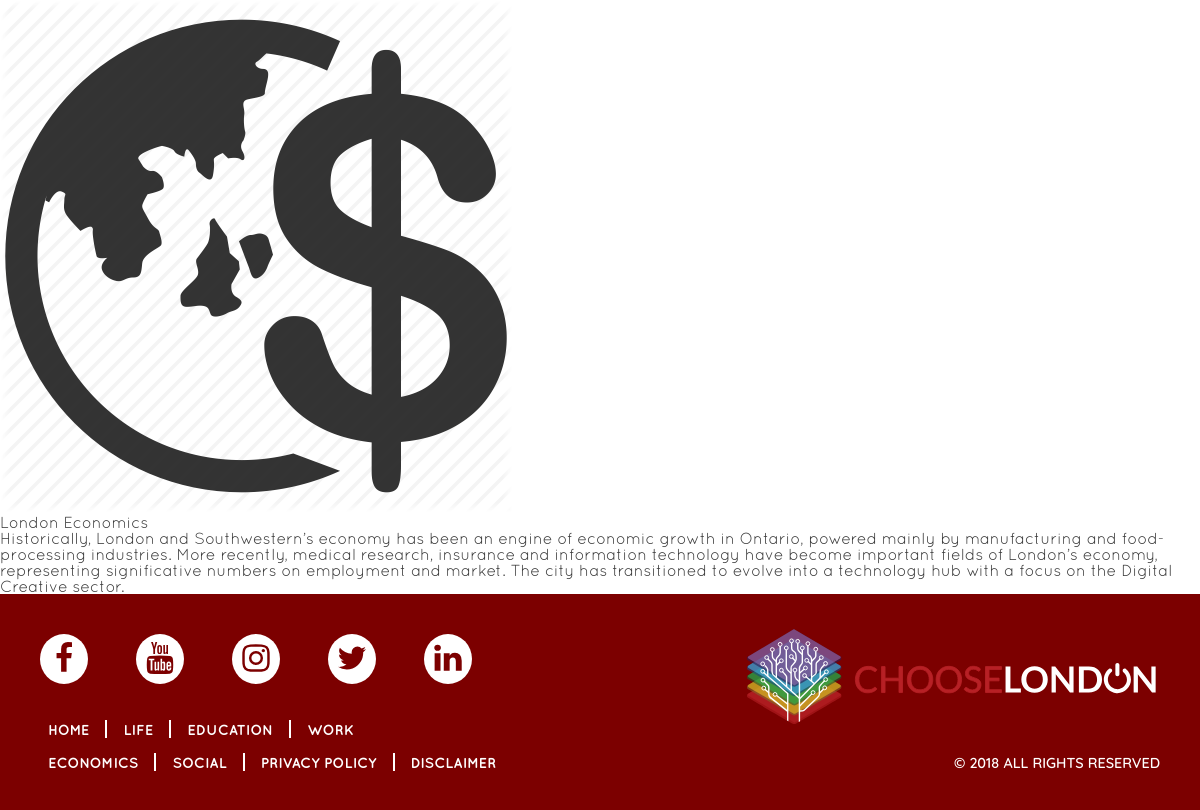
The page /economics.php (lower part) on the database as committed earlier.
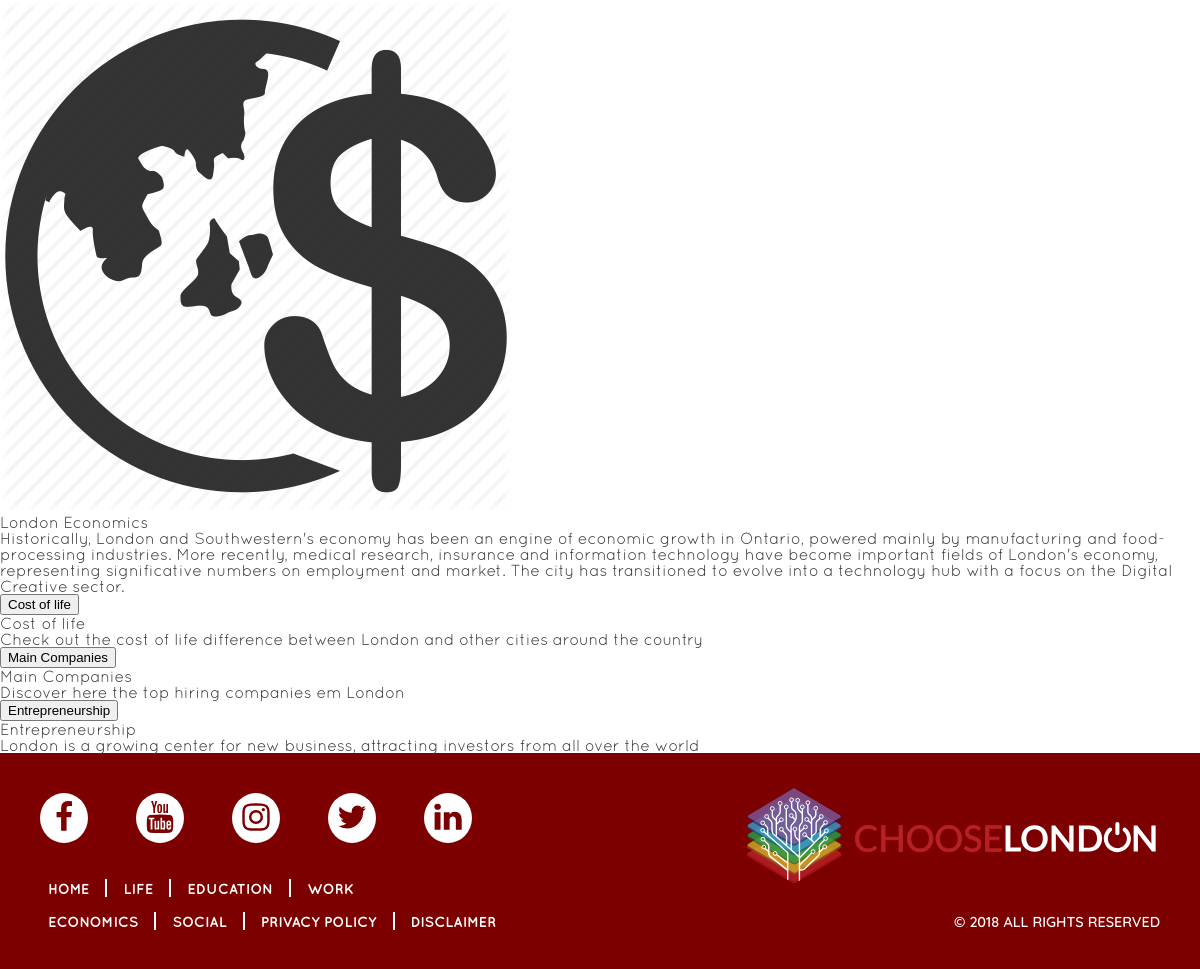
The same page on the database as committed later.
### tables this page shows
CREATE TABLE `section` (
  `id` tinyint(3) unsigned NOT NULL AUTO_INCREMENT,
  `name` varchar(50) NOT NULL,
  `title` varchar(100) NOT NULL,
  `description` text NOT NULL,
  `photo` varchar(200) NOT NULL,
  `icon` varchar(200) NOT NULL,
  PRIMARY KEY (`id`)
);

CREATE TABLE `category` (
  `id` smallint(6) unsigned NOT NULL AUTO_INCREMENT,
  `name` varchar(100) NOT NULL,
  `title` varchar(100) NOT NULL,
  `description` text DEFAULT NULL,
  `short_desc` varchar(255) DEFAULT NULL,
  `banner_photo` varchar(200) DEFAULT NULL,
  `header_photo` varchar(200) DEFAULT NULL,
  PRIMARY KEY (`id`)
);

### includes/read.php (called while the page is built, shortened)
<?php
  function getSectionContent($section) {
    include('connect.php');
    $querySection = "SELECT * FROM section WHERE name = '{$section}'";
    $result = mysqli_query($link, $querySection);
    if($result){
			return $result;
		}else{
			$error = "There was a problem accessing this information.";
			return $error;
		}
  }
  function getCategories($sectionId) {
    include('connect.php');
    $queryCategory = "SELECT cat.* FROM section sec, category cat, section_category seccat WHERE sec.id = {$sectionId} AND sec.id = seccat.section_id AND seccat.category_id = cat.id ORDER BY position";
    $result = mysqli_query($link, $queryCategory);
    if($result){
			return $result;
		}else{
			$error = "There was a problem accessing this information.";
			return $error;
		}
  }
 ?>

### economics.php (the view, shortened to what this page needs)
<?php
  $sectionData = getSectionContent('economics');
  if(!is_string($sectionData)) {
    $section = mysqli_fetch_array($sectionData);
    $categoriesData = getCategories($section['id']);
  }
  else {
    redirect_to('error.php');
  }
 ?>
<!DOCTYPE html>
<html lang="en">
<head>
  <link rel="stylesheet" href="http://code.ionicframework.com/ionicons/2.0.1/css/ionicons.min.css">
  <link rel="stylesheet" href="css/main.min.css">
</head>
<body>
  <div id="container" class="economics">
    <main>
      <div class="section-title">
        <?php
          if($section) {
            echo "<img class=\"section-icon\" src=\"images/{$section['icon']}_small.png\" alt=\"Some photo\">
              <h1 class=\"section-title\">{$section['title']}</h1>";
          }
          else {
            echo "<p>{$sectionData}</p>";
          }
         ?>
      </div>
      <section class="section-desc">
        <?php
          if($section) {
            echo "<p class=\"section-desc\">{$section['description']}</p>";
          }
          else {
            echo "<p>{$sectionData}</p>";
          }
        ?>
      </section>
      <?php
        if(!is_string($categoriesData)) {
          while ($category = mysqli_fetch_assoc($categoriesData)) {
      ?>
        <?php echo "<button class=\"category-button\" type=\"button\" name=\"{$category['name']}\">{$category['title']}</button>" ?>
        <section id="<?php echo $category['name']; ?>" class="category">
          <h2 class="category-title"><?php echo $category['title']; ?></h2>
          <p class="category-short"><?php echo $category['short_desc']; ?></p>
        </section>
      <?php
          }
        }
        else {
          redirect_to('error.php');
        }
      ?>
    </main>
  </div>
</body>
</html>

Rows that differ between the two databases and show on the page:
changed section "London Economics": description "Historically, London and Southwestern’s economy has been an engine of economic growth in Ontario, powered mainly by manufacturing and food-processing industries. More recently, medical research, insurance and information technology have become important fields of London’s economy, representing significative numbers…" → "Historically, London and Southwestern's economy has been an engine of economic growth in Ontario, powered mainly by manufacturing and food-processing industries. More recently, medical research, insurance and information technology have become important fields of London's economy, representing significative numbers…"
added category: title "Cost of life", short_desc "Check out the cost of life difference between London and other cities around the country"
added category: title "Main Companies", short_desc "Discover here the top hiring companies em London"
added category: title "Entrepreneurship", short_desc "London is a growing center for new business, attracting investors from all over the world"
